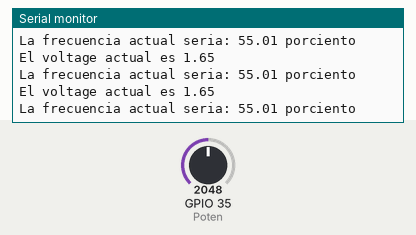
Bench run of a program on a simulated ESP32. On the bench: the last lines printed to the serial monitor. The test bench sets the inputs (shaded band); at power-on: GPIO 35 (Poten) = 2048.

Above: at 1.3 s.
1.4 s: GPIO 35 (Poten) set to 2866
At 1.9 s:
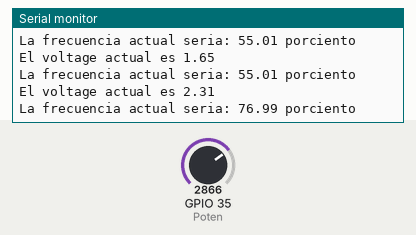
2.9 s: GPIO 35 (Poten) set to 3603
At 3.5 s:
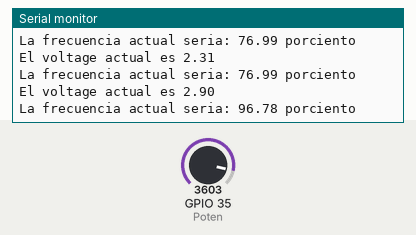
Timing chart, 0 to 5.9 s (numbered marks = the images above; inputs shaded):
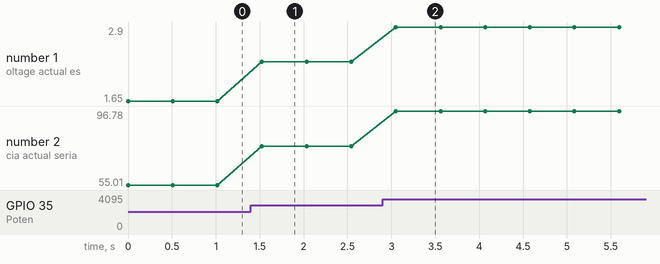

Measured:
- after the input at 1.4 s, the serial monitor: prints a new line after 0.13 s (image 1)
- after the input at 2.9 s, the serial monitor: prints a new line after 0.15 s (image 2)
- plotted number 1: 1.65 → 2.31 after the input at 1.4 s, 2.31 → 2.9 after the input at 2.9 s
- plotted number 2: 55.01 → 76.99 after the input at 1.4 s, 76.99 → 96.78 after the input at 2.9 s

The program:

main.cpp
```cpp
#include <Arduino.h>

// Pines y Variables del Potenciometro/Frecuencia
const int Poten = 35;
int ADC = 0;
float Vol = 0.0;
float Frecu;

// put function declarations here:
float adc2Volta(int ADCValue);

void setup() {
  // Inicializamos el Potenciometro
  pinMode(Poten, INPUT);
  Serial.begin(9600);
}

void loop() {
  // put your main code here, to run repeatedly:
  ADC = analogRead(Poten);
  Vol= adc2Volta(ADC);
  Frecu = (Vol*100)/3;
  Serial.print("El voltage actual es ");
  Serial.println(Vol);
  Serial.print("La frecuencia actual seria: ");
  Serial.print(Frecu);
  Serial.println(" porciento");
  delay(500);
}

float adc2Volta(int ADCValue){
  float Voltage = (ADCValue*3.3)/4095;
  return Voltage;
}
```
